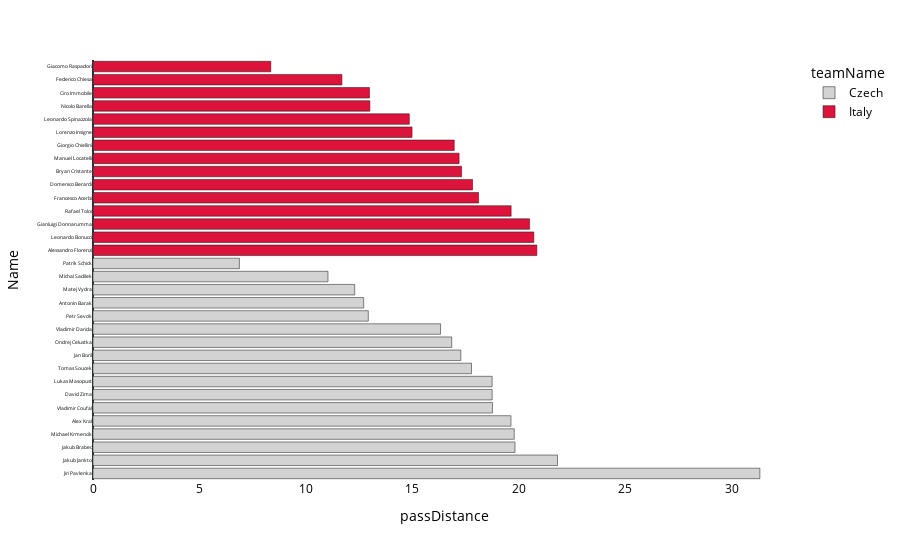

Notebook code cell kept with this figure:
### Code cell
fig = px.bar(
    data_frame= player_by_distance,
    x='passDistance', y='Name', orientation='h', color='teamName',
    color_discrete_map={'Italy': 'crimson', 'Czech': 'lightgrey'}
)

fig.update_layout(
    paper_bgcolor='white', plot_bgcolor='white', font=dict(color='black'),
    xaxis=dict(showgrid=False), yaxis=dict(showgrid=False)
)

fig.update_xaxes(showgrid=False, gridwidth=0)
fig.update_yaxes(showgrid=False, gridwidth=0, tickfont=dict(size=5))

fig.show()

### Figure 1 — Plotly figure (JSON) as saved in the notebook; plotly's stock layout.template omitted (floating-point values rounded to 4 significant figures)
{"data": [{"alignmentgroup": "True", "hovertemplate": "teamName=Czech<br>passDistance=%{x}<br>Name=%{y}<extra></extra>", "legendgroup": "Czech", "marker": {"color": "lightgrey", "pattern": {"shape": ""}}, "name": "Czech", "offsetgroup": "Czech", "orientation": "h", "showlegend": true, "textposition": "auto", "x": [31.32, 21.82, 19.82, 19.78, 19.63, 18.76, 18.75, 18.75, 17.78, 17.28, 16.85, 16.32, 12.93, 12.71, 12.29, 11.04, 6.877], "xaxis": "x", "y": ["Jiri Pavlenka", "Jakub Jankto", "Jakub Brabec", "Michael Krmencik", "Alex Kral", "Vladimir Coufal", "David Zima", "Lukas Masopust", "Tomas Soucek", "Jan Boril", "Ondrej Celustka", "Vladimir Darida", "Petr Sevcik", "Antonin Barak", "Matej Vydra", "Michal Sadilek", "Patrik Schick"], "yaxis": "y", "type": "bar"}, {"alignmentgroup": "True", "hovertemplate": "teamName=Italy<br>passDistance=%{x}<br>Name=%{y}<extra></extra>", "legendgroup": "Italy", "marker": {"color": "crimson", "pattern": {"shape": ""}}, "name": "Italy", "offsetgroup": "Italy", "orientation": "h", "showlegend": true, "textposition": "auto", "x": [20.85, 20.7, 20.51, 19.64, 18.11, 17.83, 17.31, 17.19, 16.97, 14.99, 14.86, 13.0, 12.99, 11.69, 8.352], "xaxis": "x", "y": ["Alessandro Florenzi", "Leonardo Bonucci", "Gianluigi Donnarumma", "Rafael Toloi", "Francesco Acerbi", "Domenico Berardi", "Bryan Cristante", "Manuel Locatelli", "Giorgio Chiellini", "Lorenzo Insigne", "Leonardo Spinazzola", "Nicolo Barella", "Ciro Immobile", "Federico Chiesa", "Giacomo Raspadori"], "yaxis": "y", "type": "bar"}], "layout": {"xaxis": {"anchor": "y", "domain": [0.0, 1.0], "title": {"text": "passDistance"}, "showgrid": false, "gridwidth": 0}, "yaxis": {"anchor": "x", "domain": [0.0, 1.0], "title": {"text": "Name"}, "showgrid": false, "tickfont": {"size": 5}, "gridwidth": 0}, "legend": {"title": {"text": "teamName"}, "tracegroupgap": 0}, "margin": {"t": 60}, "barmode": "relative", "font": {"color": "black"}, "paper_bgcolor": "white", "plot_bgcolor": "white"}}
